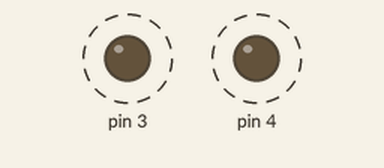
Simulated run of this sketch. Board: Arduino Uno, built with avr-gcc and run on an emulated ATmega328P. Shown: output pins drawn as LEDs (lit = HIGH). Dashed ring = blinking.

Above: at 0.2 s.
Timing chart, 0 to 3.0 s (numbered marks = the images above):
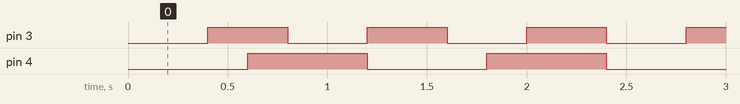

The sketch:

pr_tica_10.ino
```cpp
unsigned long tempo = 0, tempo2 = 0;
int i = 1, j = 1;
void setup(){
  pinMode(3, OUTPUT);
  pinMode(4, OUTPUT);
  tempo = millis();
  tempo2 = millis();
}
void loop(){

  if(millis() - tempo >= 400 && i == 1 ){

    digitalWrite(3, HIGH);
    tempo = millis();
    i = 0;
  }if(millis() - tempo >= 400 && i == 0 ){
    digitalWrite(3, LOW);
    tempo = millis();
    i = 1;
  }
  if(millis() - tempo2 >= 600 && j == 1){
    digitalWrite(4, HIGH);
    tempo2 = millis();
    j = 0;
  }
  if(millis() - tempo2 >= 600 && j == 0){
    digitalWrite(4, LOW);
    tempo2 = millis();
    j = 1;
  }
}
```

Measured:
- by itself, pin 3: alternates HIGH for 0.40 s and LOW for 0.40 s
- by itself, pin 4: alternates HIGH for 0.60 s and LOW for 0.60 s
